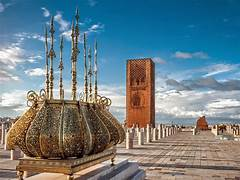
#> input picture th.jpeg, 240 x 180 px
$ jupyter execute projet3D.ipynb
#> lines starting #> are read from the running program, lines starting #| are printed output that depends on the picture; after the words box and inside, x2 and y2 are one past the last pixel; in counts of white or black regions, pixels touching at a corner belong together
[cell 1]
import cv2
import numpy as np
import matplotlib.pyplot as plt

# Charger l'image
image_path = "th.jpeg"  # Remplacer par le chemin correct
img = cv2.imread(image_path)
#> img is the input picture: shape (180, 240, 3); mean B, G, R 135.9, 127.7, 108.1
gray = cv2.cvtColor(img, cv2.COLOR_BGR2GRAY)
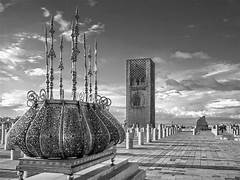
#> gray: shape (180, 240); min 2, max 255, mean 122.8

# Appliquer un filtre de détection de contours (Canny)
edges = cv2.Canny(gray, 50, 150)
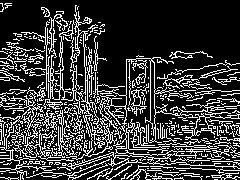
#> edges: shape (180, 240); 22.9% white in thin lines or dots

# Générer une carte de profondeur simple (approche basée sur les gradients)
depth_map = cv2.GaussianBlur(edges, (15, 15), 0)
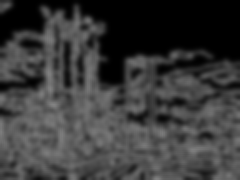
#> depth_map: shape (180, 240); min 0, max 131, mean 58.4

# Normaliser la profondeur pour Matplotlib
depth_map = cv2.normalize(depth_map, None, alpha=0, beta=1, norm_type=cv2.NORM_MINMAX)
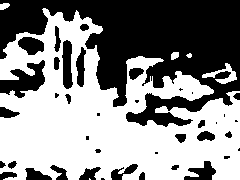
#> depth_map: shape (180, 240); values 0 (black) and 1 (white), 54.6% white; 40 black regions (14 under 20 px), largest, box (x1, y1, x2, y2) and area: (0, 0, 240, 127) 15515, (0, 60, 45, 98) 885, (62, 40, 73, 89) 405

# Affichage en 3D avec Matplotlib
fig = plt.figure(figsize=(10, 7))
ax = fig.add_subplot(111, projection='3d')

# Créer un meshgrid pour les coordonnées
h, w = depth_map.shape
#> h = 180; w = 240
X, Y = np.meshgrid(range(w), range(h))

# Utiliser la carte de profondeur comme axe Z
ax.plot_surface(X, Y, -depth_map, rstride=1, cstride=1, cmap='viridis', edgecolor='none')
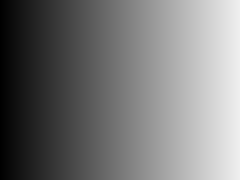
#> X: shape (180, 240) int64; min 0, max 239, mean 119.5

ax.set_title("Représentation 3D")
plt.show()
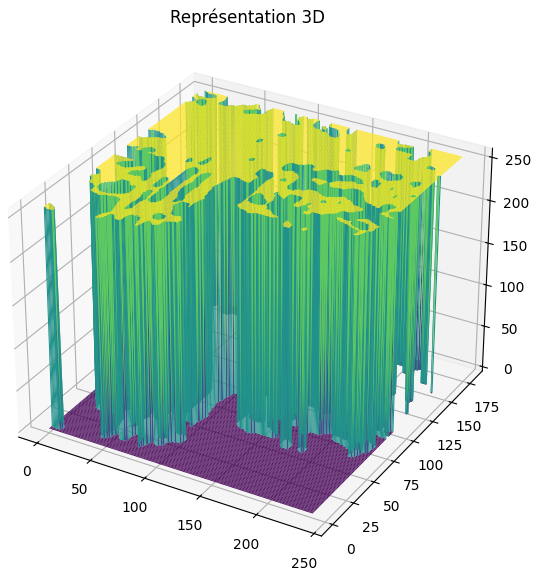
#> figure drawn by matplotlib, 1 panel
